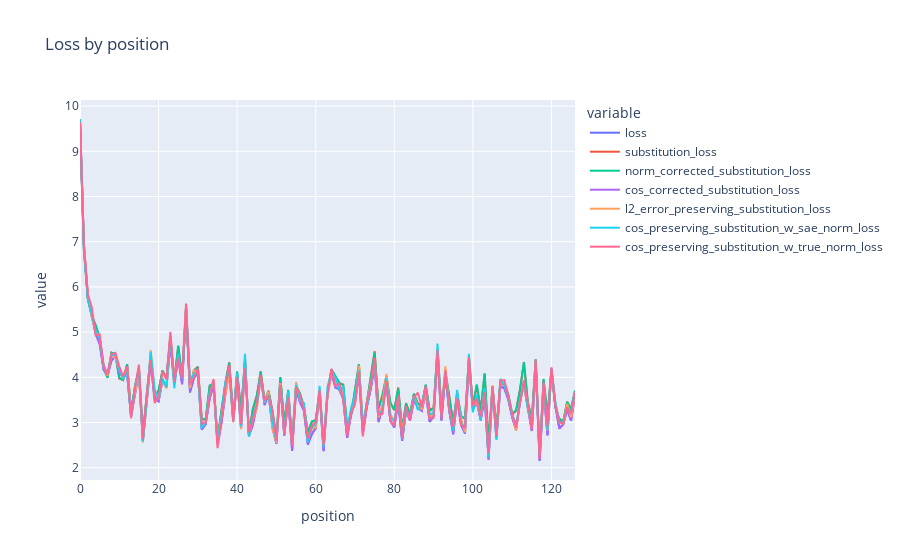

Notebook code for this chart:
### Code cell
loss_by_pos = result_df.groupby('position')[[c for c in result_df.columns if 'loss' in c and 'zero' not in c and 'mean' not in c]].mean()
px.line(loss_by_pos, title="Loss by position").show()
